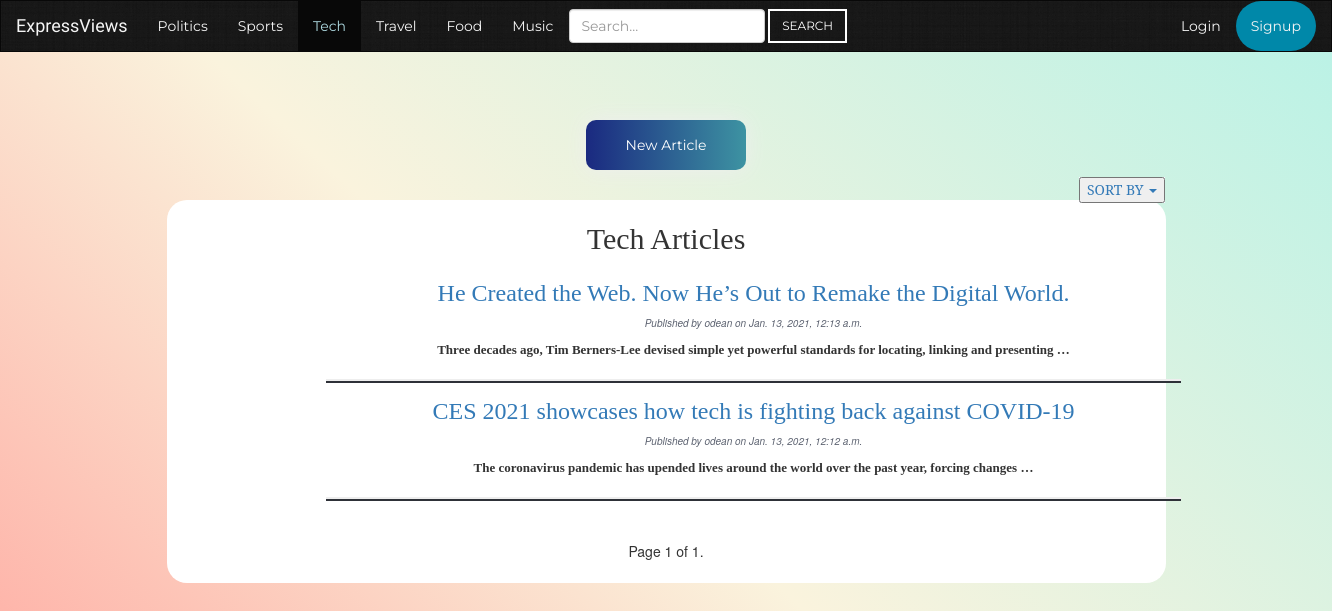
/home/mysite/tech/page/, run on the app's committed database.
### mysite/models.py (models this page shows, shortened)
class Article (models.Model):
    body = models.TextField()
    title = models.CharField(max_length=200)
    author = models.ForeignKey(User, on_delete=models.CASCADE, related_name='posts')
    slug = models.SlugField(max_length=200)
    publish = models.DateTimeField(default=timezone.now)
    created = models.DateTimeField(auto_now_add=True)
    updated = models.DateTimeField(auto_now=True)
    likes = models.ManyToManyField(User, related_name='article_likes')
    dislikes = models.ManyToManyField(User, related_name='article_dislikes')
    TOPIC_CHOICES = (
        ("Politics", "Politics"),
        ("Sports", "Sports"),
        ("Tech", "Tech"),
        ("Travel", "Travel"),
        ("Food", "Food"),
        ("Music", "Music"),
    )
    topic = models.CharField(max_length=350, choices=TOPIC_CHOICES, default='...')
    class Meta:
        ordering = ('-publish',)
    def get_absolute_url(self):
        return reverse('mysite:Politics_detail', args=[self.slug])

### mysite/views.py (the view)
# urls.py: path('tech/page/', views.TechIndex.as_view(), name='Tech_index'),
class TechIndex(ListView):
    queryset = Article.objects.filter(topic='Tech')
    context_object_name = 'articles_list'
    paginate_by = 4
    template_name = 'mysite/article/list_tech.html'

### mysite/templates/mysite/article/list_tech.html
{% extends "mysite/tech.html" %}
{% block article_content %}
    <h2 class="text-center">Tech Articles</h2>
    <br>
    {% for article in articles_list %}
        <div class="container">
            <h3 class="list_titles"><a href="{{ article.get_absolute_url }}">{{ article.title }}</a></h3>
            <p class="date_published">Published by {{ article.author }} on {{ article.publish }}</p>
            <div class="body-preview">
            {{ article.body|truncatewords:15|linebreaks }}
            </div>
            <hr class="horizontal-line">
        </div>
    {% endfor %}
    {% include "pagination.html" with page=page_obj%}
{% endblock %}

### mysite/static/mysite/style.css (style rules this page uses)
body { background-size: cover; background-repeat: no-repeat; background-attachment: fixed; background-color: #ffa69e; background-image: linear-gradient(43deg, #ffa69e 0%, #faf3dd 46%, #b8f2e6 100%); }
.horizontal-line { height:2px; width:75%; border-width:2px; color:#2e3138; background-color: #2e3138; }
.date_published { color: #5c6270; font-size: 10px; font-style: italic; }
.body-preview { font-weight: bold; font-family: "Times New Roman", "sans-serif"; margin-left: 50px; margin-right: 50px; font-size: 13px; }
.list_titles { margin-left: 120px; margin-right: 120px; margin-top: -5px; font-family: 'Lora', serif; }
.text-center { font-family: 'Lora', serif; }

### data on the page
Article: title "He Created the Web. Now He’s Out to Remake the Digital World.", author "odean", publish "Jan. 13, 2021, 12:13 a.m.", body "Three decades ago, Tim Berners-Lee devised simple yet powerful standards for locating, linking and presenting …"
Article: title "CES 2021 showcases how tech is fighting back against COVID-19", author "odean", publish "Jan. 13, 2021, 12:12 a.m.", body "The coronavirus pandemic has upended lives around the world over the past year, forcing changes …"

### other printed values
{{ page.number }} "1"
{{ page.paginator.num_pages }} "1"
